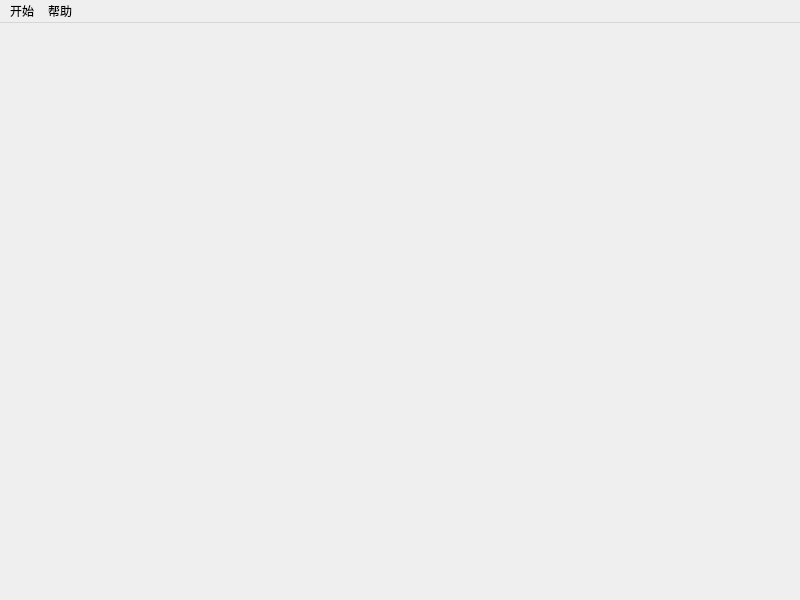
<?xml version="1.0" encoding="UTF-8"?>
<ui version="4.0">
 <class>MainWindow</class>
 <widget class="QMainWindow" name="MainWindow">
  <property name="geometry">
   <rect>
    <x>0</x>
    <y>0</y>
    <width>800</width>
    <height>600</height>
   </rect>
  </property>
  <property name="font">
   <font>
    <family>Agency FB</family>
   </font>
  </property>
  <property name="windowTitle">
   <string>MainWindow</string>
  </property>
  <widget class="QWidget" name="centralwidget"/>
  <widget class="QMenuBar" name="menubar">
   <property name="geometry">
    <rect>
     <x>0</x>
     <y>0</y>
     <width>800</width>
     <height>41</height>
    </rect>
   </property>
   <widget class="QMenu" name="menu">
    <property name="title">
     <string>开始</string>
    </property>
    <addaction name="exit"/>
   </widget>
   <widget class="QMenu" name="menu_2">
    <property name="title">
     <string>帮助</string>
    </property>
   </widget>
   <addaction name="menu"/>
   <addaction name="menu_2"/>
  </widget>
  <action name="exit">
   <property name="text">
    <string>退出</string>
   </property>
  </action>
 </widget>
 <resources/>
 <connections/>
</ui>
